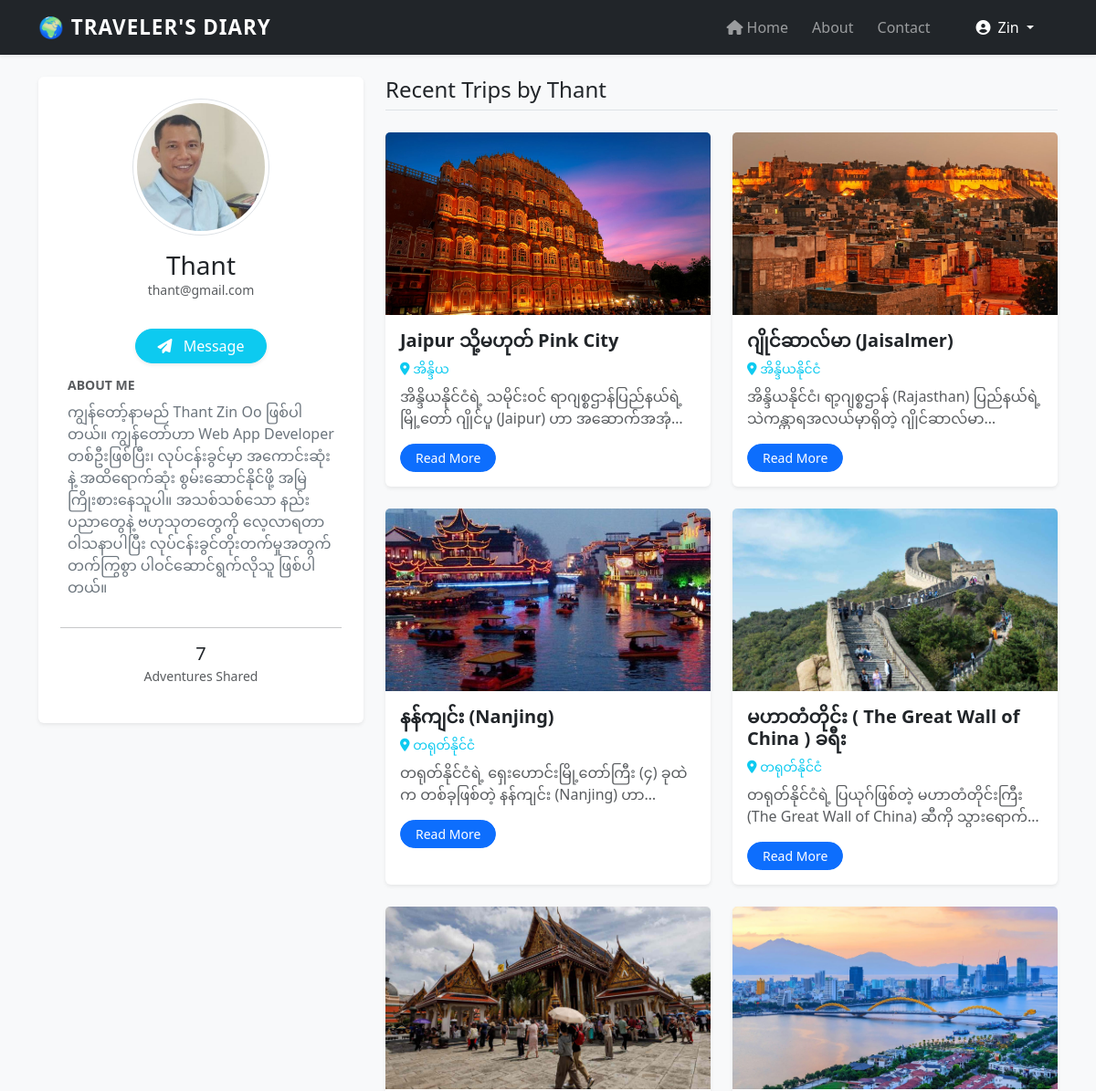
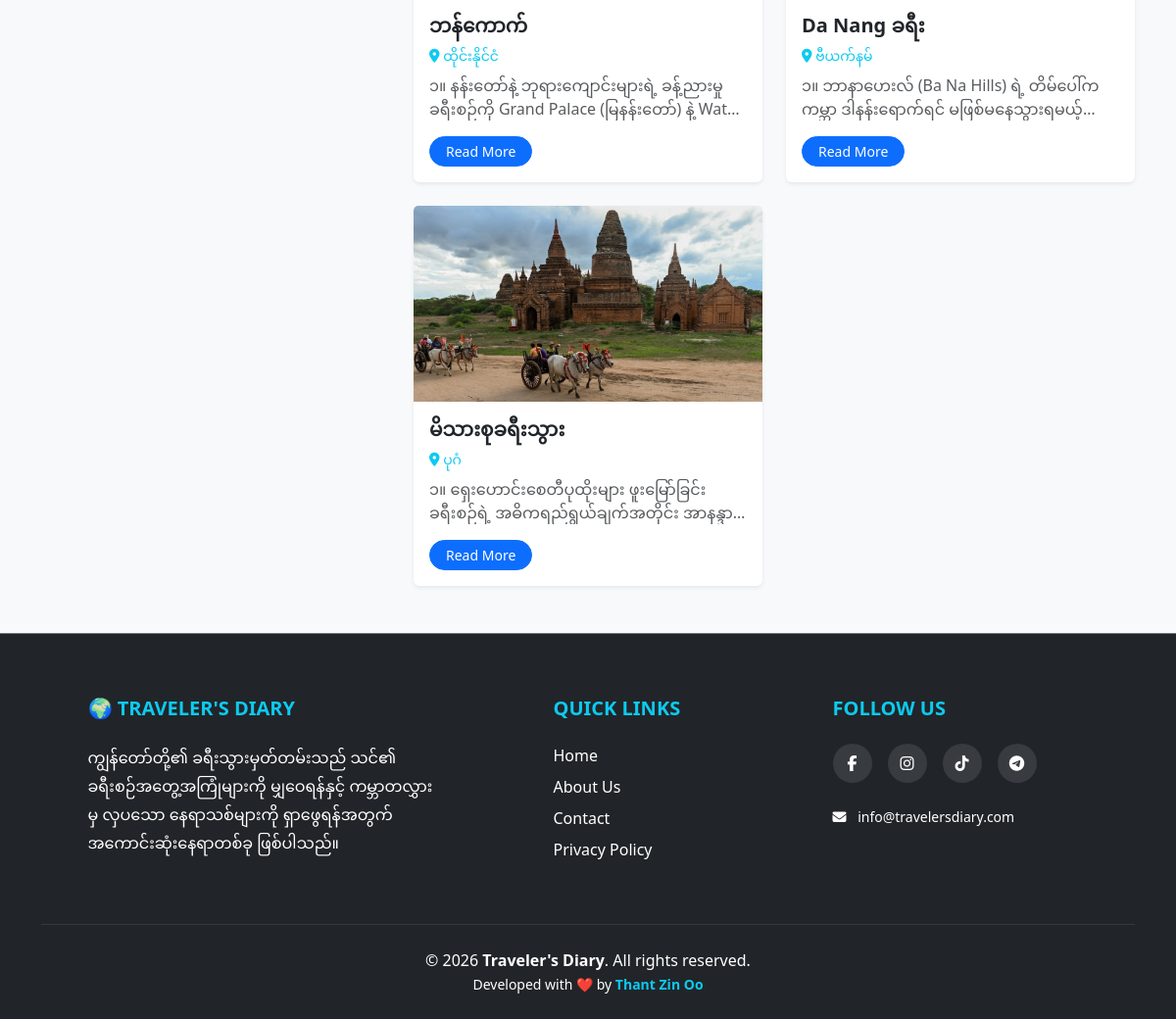
Screenshot of /users/profile/Thant/ (signed in) with the database file from the repository (2 pictures, top to bottom).
### users/models.py (models this page shows, shortened)
class Profile(models.Model):
    user = models.OneToOneField(User, on_delete=models.CASCADE)
    image = models.ImageField(default='default.jpg', upload_to='profile_pics')
    bio = models.TextField(blank=True)
    profile_pic = models.ImageField(upload_to='profile_pics/', default='default.jpg')

### blog/models.py (models this page shows, shortened)
class TravelPost(models.Model):
    author = models.ForeignKey(User, on_delete=models.CASCADE)
    title = models.CharField(max_length=200)
    location = models.CharField(max_length=100)
    content = models.TextField()
    image = models.ImageField(upload_to='travel_posts/')
    created_at = models.DateTimeField(auto_now_add=True)
    likes = models.ManyToManyField(User, related_name='blog_posts', blank=True)

### users/views.py (the view)
# urls.py: path('profile/<str:username>/', views.profile, name='profile'),
@login_required
def profile(request, username):
    profile_user = get_object_or_404(User, username=username)
    if not hasattr(profile_user, 'profile'):
        Profile.objects.create(user=profile_user)
    posts = TravelPost.objects.filter(author=profile_user).order_by('-created_at')
    context = {
        'profile_user': profile_user,
        'posts': posts,
        'post_count': posts.count(),
    }
    return render(request, 'users/profile.html', context)

### users/templates/users/profile.html (shortened to what this page needs)
{% extends "base.html" %}
{% block content %}
<div class="row">
    <div class="col-md-4">
        <div class="card shadow-sm border-0 text-center p-4">
            <img src="{{ profile_user.profile.image.url }}" class="rounded-circle mx-auto img-thumbnail"
                style="width: 150px; height: 150px; object-fit: cover;">
            <h3 class="mt-3 mb-0">{{ profile_user.username }}</h3>
            <p class="text-muted small mb-3">{{ profile_user.email }}</p>
            {% if user.is_authenticated and user != profile_user %}
            <div class="mt-3">
                <a href="{% url 'chat-room' profile_user.username %}"
                    class="btn btn-info text-white rounded-pill px-4 shadow-sm">
                    <i class="fa-solid fa-paper-plane me-2"></i> Message
                </a>
            </div>
            {% endif %}
            <div class="bio-section my-3 text-start px-2">
                <h6 class="text-uppercase text-muted small fw-bold">About Me</h6>
                {% if profile_user.profile.bio %}
                <p class="mb-0 text-secondary" style="white-space: pre-wrap;">{{ profile_user.profile.bio }}</p>
                {% else %}
                <p class="mb-0 text-muted small italic">No bio added yet.</p>
                {% endif %}
            </div>
            <hr>
            <div class="mb-3">
                <h5 class="mb-0">{{ post_count }}</h5>
                <small class="text-muted">Adventures Shared</small>
            </div>
        </div>
    </div>
    <div class="col-md-8">
        <h4 class="mb-4 border-bottom pb-2">Recent Trips by {{ profile_user.username }}</h4>
        <div class="row">
            {% for post in posts %}
            <div class="col-md-6 mb-4">
                <div class="card h-100 shadow-sm border-0 post-card">
                    {% if post.image %}
                    <img src="{{ post.image.url }}" class="card-img-top" style="height: 200px; object-fit: cover;">
                    {% endif %}
                    <div class="card-body">
                        <h5 class="card-title fw-bold">{{ post.title }}</h5>
                        <p class="text-info small mb-2"><i class="fas fa-map-marker-alt"></i> {{ post.location }}</p>
                        <p class="card-text text-muted"
                            style="display: -webkit-box; -webkit-line-clamp: 2; -webkit-box-orient: vertical; overflow: hidden;">
                            {{ post.content }}
                        </p>
                        <a href="{% url 'post-detail' post.pk %}"
                            class="btn btn-sm btn-primary px-3 rounded-pill text-white">Read More</a>
                    </div>
                </div>
            </div>
            {% empty %}
            <div class="col-12 text-center py-5">
                <i class="fas fa-camera-retro fa-3x text-light mb-3"></i>
                <p class="text-muted">No adventures shared yet.</p>
            </div>
            {% endfor %}
        </div>
    </div>
</div>
{% endblock content %}

### templates/base.html (shortened to what this page needs)
<!DOCTYPE html>
<html lang="en">
<head>
    <link href="https://cdn.jsdelivr.net/npm/bootstrap@5.3.0/dist/css/bootstrap.min.css" rel="stylesheet">
    <link rel="stylesheet" href="https://cdnjs.cloudflare.com/ajax/libs/font-awesome/6.4.2/css/all.min.css">
</head>
<body>
    <nav class="navbar navbar-expand-lg navbar-dark bg-dark shadow-sm">
        <div class="container">
            <a class="navbar-brand" href="{% url 'blog-home' %}">🌍 TRAVELER'S DIARY</a>
            <div class="collapse navbar-collapse" id="navbarNav">
                <ul class="navbar-nav ms-auto align-items-center">
                    <li class="nav-item">
                        <a class="nav-link" href="{% url 'blog-home' %}"><i class="fa-solid fa-home me-1"></i>Home</a>
                    </li>
                    <li class="nav-item">
                        <a class="nav-link" href="{% url 'blog-about' %}">About</a>
                    </li>
                    <li class="nav-item">
                        <a class="nav-link" href="{% url 'blog-contact' %}">Contact</a>
                    </li>
                    {% if user.is_authenticated %}
                    <li class="nav-item dropdown ms-lg-3">
                        <a class="nav-link dropdown-toggle btn btn-outline-info text-white px-3 mt-1 mt-lg-0" href="#"
                            id="userDropdown" role="button" data-bs-toggle="dropdown" aria-expanded="false">
                            <i class="fa-solid fa-user-circle me-1"></i> {{ user.username }}
                        </a>
                    </li>
                    {% endif %}
                </ul>
            </div>
        </div>
    </nav>
    <main class="container my-4">
        {% block content %}
        {% endblock %}
    </main>
    <footer class="bg-dark text-white pt-5 pb-4 mt-auto border-top border-secondary">
        <div class="container text-md-start text-center">
            <div class="row">
                <div class="col-md-4 col-lg-4 col-xl-4 mx-auto mt-3">
                    <h5 class="text-uppercase mb-4 fw-bold text-info">🌍 Traveler's Diary</h5>
                    <p class="text-white" style="line-height: 1.8;">
                        ကျွန်တော်တို့၏ ခရီးသွားမှတ်တမ်းသည် သင်၏ ခရီးစဉ်အတွေ့အကြုံများကို မျှဝေရန်နှင့် ကမ္ဘာတလွှားမှ
                        လှပသော နေရာသစ်များကို ရှာဖွေရန်အတွက် အကောင်းဆုံးနေရာတစ်ခု ဖြစ်ပါသည်။
                    </p>
                </div>
                <div class="col-md-2 col-lg-2 col-xl-2 mx-auto mt-3">
                    <h5 class="text-uppercase mb-4 fw-bold text-info">Quick Links</h5>
                    <ul class="list-unstyled p-0">
                        <li class="mb-2"><a href="{% url 'blog-home' %}"
                                class="text-white text-decoration-none hover-link">Home</a></li>
                        <li class="mb-2"><a href="{% url 'blog-about' %}"
                                class="text-white text-decoration-none hover-link">About Us</a></li>
                        <li class="mb-2"><a href="{% url 'blog-contact' %}"
                                class="text-white text-decoration-none hover-link">Contact</a></li>
                        <li class="mb-2">
                            <a href="{% url 'blog-privacy' %}"
                                class="text-white text-decoration-none hover-link">Privacy Policy</a>
                        </li>
                    </ul>
                </div>
                <div class="col-md-4 col-lg-3 col-xl-3 mx-auto mt-3">
                    <h5 class="text-uppercase mb-4 fw-bold text-info">Follow Us</h5>
                    <div class="d-flex justify-content-md-start justify-content-center gap-3">
                        <a href="https://www.facebook.com/" target="_blank" class="social-icon text-white"><i class="fab fa-facebook-f"></i></a>
                        <a href="https://www.instagram.com/" target="_blank" class="social-icon text-white"><i class="fab fa-instagram"></i></a>
                        <a href="https://www.tiktok.com/en/" target="_blank" class="social-icon text-white"><i class="fab fa-tiktok"></i></a>
                        <a href="https://web.telegram.org/" target="_blank" class="social-icon text-white"><i class="fab fa-telegram-plane"></i></a>
                    </div>
                    <p class="mt-4 text-white small"><i class="fas fa-envelope me-2"></i> info@travelersdiary.com</p>
                </div>
            </div>
            <hr class="mb-4 mt-5 border-secondary">
            <div class="row align-items-center">
                <div class="col-md-12 text-center">
                    <p class="mb-0">
                        © 2026 <strong>Traveler's Diary</strong>. All rights reserved.
                    </p>
                    <small class="text-white">Developed with ❤️ by <span class="text-info fw-bold">Thant Zin
                            Oo</span></small>
                </div>
            </div>
        </div>
    </footer>
</body>
</html>

### templates/base.html (style rules this page uses)
body { display: flex; flex-direction: column; min-height: 100vh; background-color: #f8f9fa; }
main { flex: 1; }
.navbar-brand { font-weight: bold; letter-spacing: 1px; font-size: 1.4rem; }
.nav-link { margin-right: 10px; font-weight: 500; }
.social-icon { width: 40px; height: 40px; background: rgba(255, 255, 255, 0.1); display: flex; align-items: center; justify-content: center; border-radius: 50%; transition: all 0.3s ease; text-decoration: none; }

### users/templates/users/profile.html (style rules this page uses)
.post-card { transition: transform 0.2s; }
.btn-info { transition: all 0.3s ease; }

### rows the page displays
TravelPost: image (picture), title "Jaipur သို့မဟုတ် Pink City", location "အိန္ဒိယ", content "အိန္ဒိယနိုင်ငံရဲ့ သမိုင်းဝင် ရာဂျစ္စဌာန်ပြည်နယ်ရဲ့ မြို့တော် ဂျိုင်ပူ (Jaipur)…"
TravelPost: image (picture), title "ဂျိုင်ဆာလ်မာ (Jaisalmer)", location "အိန္ဒိယနိုင်ငံ", content "အိန္ဒိယနိုင်ငံ၊ ရာ့ဂျစ္စဌာန် (Rajasthan) ပြည်နယ်ရဲ့ သဲကန္တာရအလယ်မှာရှိတဲ့…"
TravelPost: image (picture), title "နန်ကျင်း (Nanjing)", location "တရုတ်နိုင်ငံ", content "တရုတ်နိုင်ငံရဲ့ ရှေးဟောင်းမြို့တော်ကြီး (၄) ခုထဲက တစ်ခုဖြစ်တဲ့ နန်ကျင်း (Nanjing)…"
TravelPost: image (picture), title "မဟာတံတိုင်း ( The Great Wall of China ) ခရီး", location "တရုတ်နိုင်ငံ", content "တရုတ်နိုင်ငံရဲ့ ပြယုဂ်ဖြစ်တဲ့ မဟာတံတိုင်းကြီး (The Great Wall of China)…"
TravelPost: image (picture), title "ဘန်ကောက်", location "ထိုင်းနိုင်ငံ", content "၁။ နန်းတော်နဲ့ ဘုရားကျောင်းများရဲ့ ခန့်ညားမှု ခရီးစဉ်ကို Grand Palace (မြနန်းတော်) နဲ့…"
TravelPost: image (picture), title "Da Nang ခရီး", location "ဗီယက်နမ်", content "၁။ ဘာနာဟေးလ် (Ba Na Hills) ရဲ့ တိမ်ပေါ်က ကမ္ဘာ ဒါနန်းရောက်ရင်…"
TravelPost: image (picture), title "မိသားစုခရီးသွား", location "ပုဂံ", content "၁။ ရှေးဟောင်းစေတီပုထိုးများ ဖူးမြော်ခြင်း ခရီးစဉ်ရဲ့ အဓိကရည်ရွယ်ချက်အတိုင်း…"

### other values shown
{{ user.username }} "Zin"
{{ profile_user.username }} "Thant"
{{ profile_user.email }} "thant@gmail.com"
{{ post_count }} "7"
